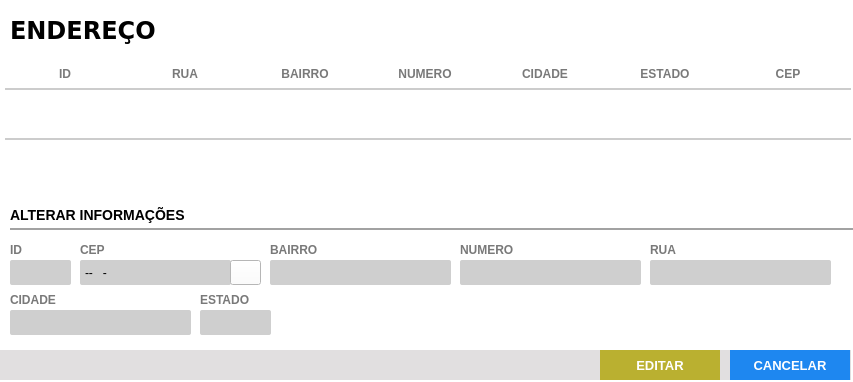
<?xml version="1.0" encoding="UTF-8"?>
<ui version="4.0">
 <class>Frame</class>
 <widget class="QFrame" name="Frame">
  <property name="geometry">
   <rect>
    <x>0</x>
    <y>0</y>
    <width>853</width>
    <height>382</height>
   </rect>
  </property>
  <property name="windowTitle">
   <string>Lista de Endereço</string>
  </property>
  <property name="styleSheet">
   <string notr="true">background: #FFF;</string>
  </property>
  <widget class="QFrame" name="fr_titulo_servicos">
   <property name="geometry">
    <rect>
     <x>0</x>
     <y>0</y>
     <width>851</width>
     <height>60</height>
    </rect>
   </property>
   <property name="styleSheet">
    <string notr="true"/>
   </property>
   <widget class="QLabel" name="lb_tituloClientes_2">
    <property name="geometry">
     <rect>
      <x>10</x>
      <y>15</y>
      <width>200</width>
      <height>30</height>
     </rect>
    </property>
    <property name="font">
     <font>
      <family>DejaVu Sans</family>
      <pointsize>18</pointsize>
      <weight>75</weight>
      <bold>true</bold>
     </font>
    </property>
    <property name="styleSheet">
     <string notr="true">color: rgb(0, 0, 0)</string>
    </property>
    <property name="text">
     <string>ENDEREÇO</string>
    </property>
   </widget>
  </widget>
  <widget class="QTableWidget" name="tb_enderecos">
   <property name="geometry">
    <rect>
     <x>0</x>
     <y>60</y>
     <width>851</width>
     <height>111</height>
    </rect>
   </property>
   <property name="cursor" stdset="0">
    <cursorShape>PointingHandCursor</cursorShape>
   </property>
   <property name="focusPolicy">
    <enum>Qt::WheelFocus</enum>
   </property>
   <property name="styleSheet">
    <string notr="true">QTableView{
color: #797979;
font-weight: bold;
font-size: 13px;
background: #FFF;
padding: 0 0 0 5px;
}
QHeaderView:section{
background: #FFF;
padding: 5px 0 ;
font-size: 12px;
font-family: &quot;Arial&quot;;
font-weight: bold;
color: #797979;
border: none;
border-bottom: 2px solid #CCC;
text-transform: uppercase
}
QTableView::item {
border-bottom: 2px solid #CCC;
padding: 2px;
}

</string>
   </property>
   <property name="frameShape">
    <enum>QFrame::NoFrame</enum>
   </property>
   <property name="frameShadow">
    <enum>QFrame::Plain</enum>
   </property>
   <property name="autoScrollMargin">
    <number>20</number>
   </property>
   <property name="editTriggers">
    <set>QAbstractItemView::NoEditTriggers</set>
   </property>
   <property name="selectionMode">
    <enum>QAbstractItemView::NoSelection</enum>
   </property>
   <property name="selectionBehavior">
    <enum>QAbstractItemView::SelectRows</enum>
   </property>
   <property name="showGrid">
    <bool>false</bool>
   </property>
   <property name="gridStyle">
    <enum>Qt::NoPen</enum>
   </property>
   <property name="wordWrap">
    <bool>false</bool>
   </property>
   <property name="rowCount">
    <number>1</number>
   </property>
   <attribute name="horizontalHeaderDefaultSectionSize">
    <number>120</number>
   </attribute>
   <attribute name="horizontalHeaderHighlightSections">
    <bool>false</bool>
   </attribute>
   <attribute name="horizontalHeaderStretchLastSection">
    <bool>true</bool>
   </attribute>
   <attribute name="verticalHeaderVisible">
    <bool>false</bool>
   </attribute>
   <attribute name="verticalHeaderMinimumSectionSize">
    <number>20</number>
   </attribute>
   <attribute name="verticalHeaderDefaultSectionSize">
    <number>50</number>
   </attribute>
   <row>
    <property name="text">
     <string>1</string>
    </property>
   </row>
   <column>
    <property name="text">
     <string>ID</string>
    </property>
   </column>
   <column>
    <property name="text">
     <string>RUA</string>
    </property>
   </column>
   <column>
    <property name="text">
     <string>BAIRRO</string>
    </property>
   </column>
   <column>
    <property name="text">
     <string>NUMERO</string>
    </property>
   </column>
   <column>
    <property name="text">
     <string>CIDADE</string>
    </property>
   </column>
   <column>
    <property name="text">
     <string>ESTADO</string>
    </property>
   </column>
   <column>
    <property name="text">
     <string>CEP</string>
    </property>
   </column>
  </widget>
  <widget class="QLabel" name="lb_FormProdutos_6">
   <property name="geometry">
    <rect>
     <x>650</x>
     <y>240</y>
     <width>181</width>
     <height>20</height>
    </rect>
   </property>
   <property name="styleSheet">
    <string notr="true">QLabel{
font-size: 12px;
font-family: &quot;Arial Unicode MS&quot;;
font-weight: bold;
color: #797979
}</string>
   </property>
   <property name="text">
    <string>RUA</string>
   </property>
  </widget>
  <widget class="QLineEdit" name="tx_rua">
   <property name="geometry">
    <rect>
     <x>650</x>
     <y>260</y>
     <width>181</width>
     <height>25</height>
    </rect>
   </property>
   <property name="focusPolicy">
    <enum>Qt::WheelFocus</enum>
   </property>
   <property name="styleSheet">
    <string notr="true">QLineEdit{
background: #CFCFCF;
border-radius: 2px;
color: #000;
padding-left: 3px;
font: 13px &quot;Arial&quot; 
}
QLineEdit:Focus {
border: 1px solid red;
}</string>
   </property>
   <property name="placeholderText">
    <string/>
   </property>
  </widget>
  <widget class="QFrame" name="fr_botoes">
   <property name="geometry">
    <rect>
     <x>-120</x>
     <y>350</y>
     <width>971</width>
     <height>30</height>
    </rect>
   </property>
   <property name="styleSheet">
    <string notr="true">background:#E1DFE0;
border: none;</string>
   </property>
   <widget class="QPushButton" name="bt_cancelar">
    <property name="geometry">
     <rect>
      <x>850</x>
      <y>0</y>
      <width>120</width>
      <height>30</height>
     </rect>
    </property>
    <property name="font">
     <font>
      <pointsize>10</pointsize>
      <weight>75</weight>
      <bold>true</bold>
     </font>
    </property>
    <property name="cursor">
     <cursorShape>PointingHandCursor</cursorShape>
    </property>
    <property name="focusPolicy">
     <enum>Qt::NoFocus</enum>
    </property>
    <property name="contextMenuPolicy">
     <enum>Qt::ActionsContextMenu</enum>
    </property>
    <property name="styleSheet">
     <string notr="true">QPushButton {
background-color: #1E87F0;
color: #FFF
 }
QPushButton:hover{
background-color: #40a286
}</string>
    </property>
    <property name="text">
     <string>CANCELAR</string>
    </property>
    <property name="iconSize">
     <size>
      <width>75</width>
      <height>35</height>
     </size>
    </property>
   </widget>
   <widget class="QPushButton" name="bt_salvar">
    <property name="geometry">
     <rect>
      <x>720</x>
      <y>0</y>
      <width>120</width>
      <height>30</height>
     </rect>
    </property>
    <property name="font">
     <font>
      <family>Tahoma</family>
      <pointsize>10</pointsize>
      <weight>75</weight>
      <bold>true</bold>
     </font>
    </property>
    <property name="cursor">
     <cursorShape>PointingHandCursor</cursorShape>
    </property>
    <property name="focusPolicy">
     <enum>Qt::NoFocus</enum>
    </property>
    <property name="contextMenuPolicy">
     <enum>Qt::ActionsContextMenu</enum>
    </property>
    <property name="styleSheet">
     <string notr="true">QPushButton {
	background-color: rgb(186, 176, 48);
color: #FFF
 }
QPushButton:hover{
	background-color: rgb(217, 202, 49);
}</string>
    </property>
    <property name="text">
     <string>EDITAR</string>
    </property>
    <property name="iconSize">
     <size>
      <width>75</width>
      <height>35</height>
     </size>
    </property>
   </widget>
  </widget>
  <widget class="QLineEdit" name="tx_id">
   <property name="geometry">
    <rect>
     <x>10</x>
     <y>260</y>
     <width>61</width>
     <height>25</height>
    </rect>
   </property>
   <property name="focusPolicy">
    <enum>Qt::WheelFocus</enum>
   </property>
   <property name="styleSheet">
    <string notr="true">QLineEdit{
background: #CFCFCF;
border-radius: 2px;
color: #000;
padding-left: 3px;
font: 13px &quot;Arial&quot; 
}
QLineEdit:Focus {
border: 1px solid red;
}</string>
   </property>
   <property name="text">
    <string/>
   </property>
   <property name="placeholderText">
    <string/>
   </property>
  </widget>
  <widget class="QLabel" name="lb_FormProdutos_7">
   <property name="geometry">
    <rect>
     <x>10</x>
     <y>240</y>
     <width>61</width>
     <height>20</height>
    </rect>
   </property>
   <property name="styleSheet">
    <string notr="true">QLabel{
font-size: 12px;
font-family: &quot;Arial Unicode MS&quot;;
font-weight: bold;
color: #797979
}</string>
   </property>
   <property name="text">
    <string>ID</string>
   </property>
  </widget>
  <widget class="QLabel" name="lb_FormProdutos_8">
   <property name="geometry">
    <rect>
     <x>270</x>
     <y>240</y>
     <width>111</width>
     <height>20</height>
    </rect>
   </property>
   <property name="styleSheet">
    <string notr="true">QLabel{
font-size: 12px;
font-family: &quot;Arial Unicode MS&quot;;
font-weight: bold;
color: #797979
}</string>
   </property>
   <property name="text">
    <string>BAIRRO</string>
   </property>
  </widget>
  <widget class="QLineEdit" name="tx_bairro">
   <property name="geometry">
    <rect>
     <x>270</x>
     <y>260</y>
     <width>181</width>
     <height>25</height>
    </rect>
   </property>
   <property name="focusPolicy">
    <enum>Qt::WheelFocus</enum>
   </property>
   <property name="styleSheet">
    <string notr="true">QLineEdit{
background: #CFCFCF;
border-radius: 2px;
color: #000;
padding-left: 3px;
font: 13px &quot;Arial&quot; 
}
QLineEdit:Focus {
border: 1px solid red;
}</string>
   </property>
   <property name="inputMask">
    <string/>
   </property>
   <property name="text">
    <string/>
   </property>
   <property name="placeholderText">
    <string/>
   </property>
  </widget>
  <widget class="QLineEdit" name="tx_numero">
   <property name="geometry">
    <rect>
     <x>460</x>
     <y>260</y>
     <width>181</width>
     <height>25</height>
    </rect>
   </property>
   <property name="focusPolicy">
    <enum>Qt::WheelFocus</enum>
   </property>
   <property name="styleSheet">
    <string notr="true">QLineEdit{
background: #CFCFCF;
border-radius: 2px;
color: #000;
padding-left: 3px;
font: 13px &quot;Arial&quot; 
}
QLineEdit:Focus {
border: 1px solid red;
}</string>
   </property>
   <property name="inputMask">
    <string/>
   </property>
   <property name="text">
    <string/>
   </property>
   <property name="placeholderText">
    <string/>
   </property>
  </widget>
  <widget class="QLabel" name="lb_FormProdutos_9">
   <property name="geometry">
    <rect>
     <x>460</x>
     <y>240</y>
     <width>111</width>
     <height>20</height>
    </rect>
   </property>
   <property name="styleSheet">
    <string notr="true">QLabel{
font-size: 12px;
font-family: &quot;Arial Unicode MS&quot;;
font-weight: bold;
color: #797979
}</string>
   </property>
   <property name="text">
    <string>NUMERO</string>
   </property>
  </widget>
  <widget class="QLabel" name="lb_FormProdutos_10">
   <property name="geometry">
    <rect>
     <x>80</x>
     <y>240</y>
     <width>111</width>
     <height>20</height>
    </rect>
   </property>
   <property name="styleSheet">
    <string notr="true">QLabel{
font-size: 12px;
font-family: &quot;Arial Unicode MS&quot;;
font-weight: bold;
color: #797979
}</string>
   </property>
   <property name="text">
    <string>CEP</string>
   </property>
  </widget>
  <widget class="QLineEdit" name="tx_cep">
   <property name="geometry">
    <rect>
     <x>80</x>
     <y>260</y>
     <width>151</width>
     <height>25</height>
    </rect>
   </property>
   <property name="focusPolicy">
    <enum>Qt::WheelFocus</enum>
   </property>
   <property name="styleSheet">
    <string notr="true">QLineEdit{
background: #CFCFCF;
border-radius: 2px;
color: #000;
padding-left: 3px;
font: 13px &quot;Arial&quot; 
}
QLineEdit:Focus {
border: 1px solid red;
}</string>
   </property>
   <property name="inputMask">
    <string>#####-###</string>
   </property>
   <property name="text">
    <string>--</string>
   </property>
   <property name="placeholderText">
    <string/>
   </property>
  </widget>
  <widget class="QLabel" name="lb_FormProdutos_11">
   <property name="geometry">
    <rect>
     <x>10</x>
     <y>290</y>
     <width>111</width>
     <height>20</height>
    </rect>
   </property>
   <property name="styleSheet">
    <string notr="true">QLabel{
font-size: 12px;
font-family: &quot;Arial Unicode MS&quot;;
font-weight: bold;
color: #797979
}</string>
   </property>
   <property name="text">
    <string>CIDADE</string>
   </property>
  </widget>
  <widget class="QLineEdit" name="tx_cidade">
   <property name="geometry">
    <rect>
     <x>10</x>
     <y>310</y>
     <width>181</width>
     <height>25</height>
    </rect>
   </property>
   <property name="focusPolicy">
    <enum>Qt::WheelFocus</enum>
   </property>
   <property name="styleSheet">
    <string notr="true">QLineEdit{
background: #CFCFCF;
border-radius: 2px;
color: #000;
padding-left: 3px;
font: 13px &quot;Arial&quot; 
}
QLineEdit:Focus {
border: 1px solid red;
}</string>
   </property>
   <property name="inputMask">
    <string/>
   </property>
   <property name="text">
    <string/>
   </property>
   <property name="placeholderText">
    <string/>
   </property>
  </widget>
  <widget class="QLabel" name="lb_FormProdutos_12">
   <property name="geometry">
    <rect>
     <x>200</x>
     <y>290</y>
     <width>111</width>
     <height>20</height>
    </rect>
   </property>
   <property name="styleSheet">
    <string notr="true">QLabel{
font-size: 12px;
font-family: &quot;Arial Unicode MS&quot;;
font-weight: bold;
color: #797979
}</string>
   </property>
   <property name="text">
    <string>ESTADO</string>
   </property>
  </widget>
  <widget class="QLineEdit" name="tx_estado">
   <property name="geometry">
    <rect>
     <x>200</x>
     <y>310</y>
     <width>71</width>
     <height>25</height>
    </rect>
   </property>
   <property name="focusPolicy">
    <enum>Qt::WheelFocus</enum>
   </property>
   <property name="styleSheet">
    <string notr="true">QLineEdit{
background: #CFCFCF;
border-radius: 2px;
color: #000;
padding-left: 3px;
font: 13px &quot;Arial&quot; 
}
QLineEdit:Focus {
border: 1px solid red;
}</string>
   </property>
   <property name="inputMask">
    <string/>
   </property>
   <property name="text">
    <string/>
   </property>
   <property name="placeholderText">
    <string/>
   </property>
  </widget>
  <widget class="QLabel" name="lb_FormProdutos">
   <property name="geometry">
    <rect>
     <x>10</x>
     <y>200</y>
     <width>971</width>
     <height>30</height>
    </rect>
   </property>
   <property name="styleSheet">
    <string notr="true">QLabel{
font-size: 14px;
font-family: &quot;Arial&quot;;
font-weight: bold;

border-bottom: 2px solid #A2A2A2
}</string>
   </property>
   <property name="text">
    <string>ALTERAR INFORMAÇÕES</string>
   </property>
  </widget>
  <widget class="QPushButton" name="bt_busca_cep">
   <property name="geometry">
    <rect>
     <x>230</x>
     <y>260</y>
     <width>31</width>
     <height>25</height>
    </rect>
   </property>
   <property name="accessibleName">
    <string>BUSCA CEP</string>
   </property>
   <property name="text">
    <string/>
   </property>
   <property name="icon">
    <iconset>
     <normaloff>../../Imagens/search.png</normaloff>../../Imagens/search.png</iconset>
   </property>
  </widget>
 </widget>
 <tabstops>
  <tabstop>tx_id</tabstop>
  <tabstop>tx_cep</tabstop>
  <tabstop>bt_busca_cep</tabstop>
  <tabstop>tx_bairro</tabstop>
  <tabstop>tx_numero</tabstop>
  <tabstop>tx_rua</tabstop>
  <tabstop>tx_cidade</tabstop>
  <tabstop>tx_estado</tabstop>
  <tabstop>tb_enderecos</tabstop>
 </tabstops>
 <resources/>
 <connections/>
</ui>
